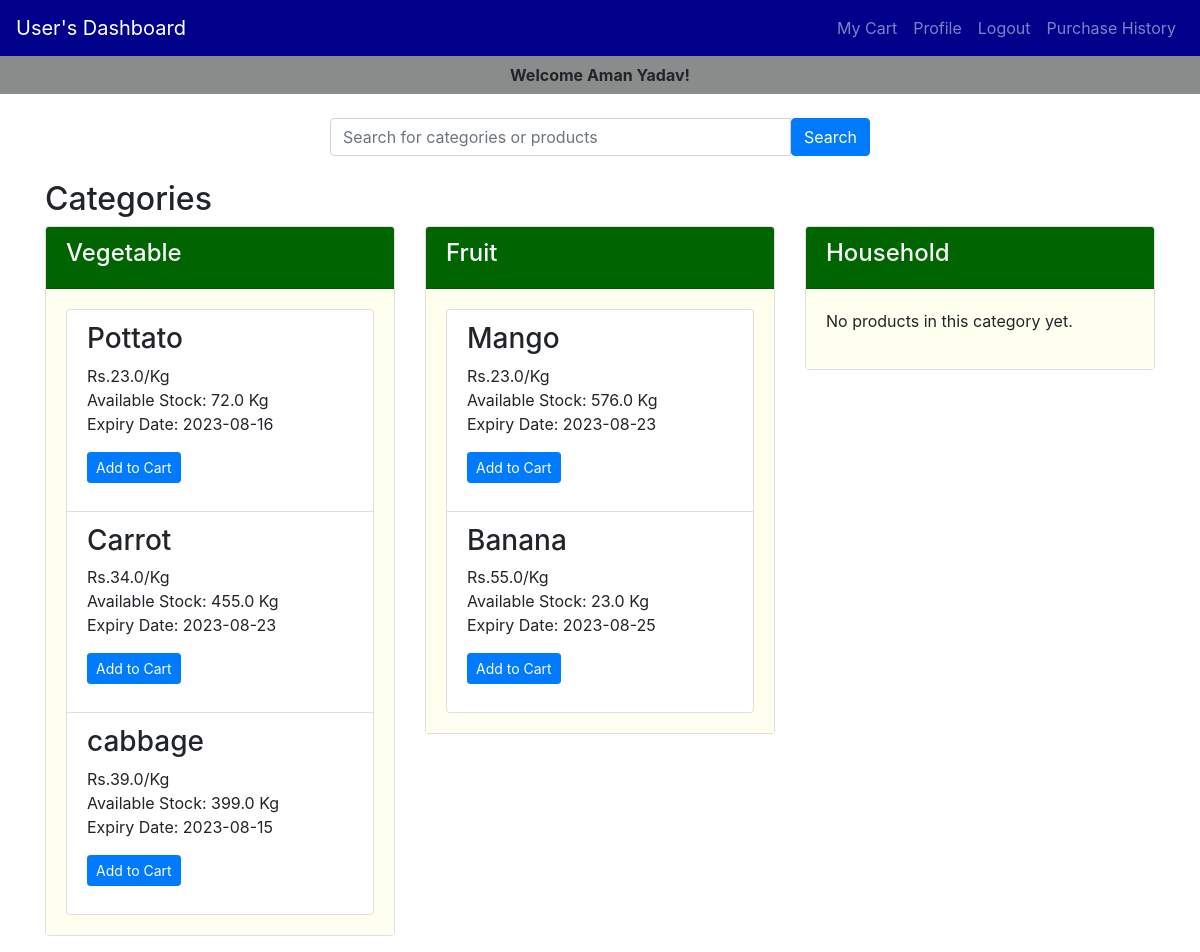
Screenshot of /user_dashboard (signed in) with the database file from the repository.
### yadav.py (models this page shows)
class User(db.Model):
    First_name=db.Column(db.String, nullable=False)
    Last_name=db.Column(db.String, nullable=True)
    email=db.Column(db.String,nullable=False, unique=True, primary_key=True)
    mobile_number=db.Column(db.String(10),nullable=False)
    username=db.Column(db.String(17),unique=True, nullable=False)
    Password=db.Column(db.String(17),nullable=False)

class Category(db.Model):
    id = db.Column(db.Integer, primary_key=True)
    name = db.Column(db.String(100), nullable=False)
    products = db.relationship('Product', backref='category', lazy=True)

class Product(db.Model):
    product_id = db.Column(db.Integer, primary_key=True)
    name = db.Column(db.String(100), nullable=False)
    unit=db.Column(db.String, nullable=False)
    price = db.Column(db.Float, nullable=False)
    exp=db.Column(db.String, nullable=False)
    stock = db.Column(db.Float,nullable=False)
    category_id = db.Column(db.Integer, db.ForeignKey('category.id',ondelete='CASCADE'), nullable=False)

### yadav.py (the view)
@app.route('/user_dashboard', methods=['GET', 'POST'])
def user_dashboard():
    user_id = session.get('user_id')
    if not user_id:
        return redirect(url_for('user_login'))
    user = User.query.get(user_id)
    if not user:
        return "User not found"
    if request.method == 'POST':
        query = request.form.get('query', '').strip()
        return redirect(url_for('search_reults', query=query))
    categories = Category.query.all()
    products = Product.query.all()
    return render_template('user_dashboard.html', user=user, categories=categories, products=products)

### Templates/user_dashboard.html (shortened to what this page needs)
<!DOCTYPE html>
<html lang="en">
<head>
    <link rel="stylesheet" href="https://maxcdn.bootstrapcdn.com/bootstrap/4.5.2/css/bootstrap.min.css">
</head>
<body>
    <nav class="navbar navbar-expand-lg navbar-dark " style="background-color:darkblue;">
        <a class="navbar-brand" href="#">User's Dashboard</a>
        <ul class="navbar-nav ml-auto">
            <li class="nav-item">
                <a class="nav-link" href="/my_cart">My Cart</a>
            </li>
            <li class="nav-item">
                <a class="nav-link" href="#">Profile</a>
            </li>
            <li class="nav-item">
                <a class="nav-link" href="/user_logout">Logout</a>
            </li>
            <li class="nav-item">
                <a class="nav-link" href="/purchasehistory">Purchase History</a>
            </li>
        </ul>
    </nav>
<div class="row justify-content-center " style="background-color:rgba(98, 99, 99, 0.74);padding:7px;"><b>Welcome {{user.First_name}} {{user.Last_name}}!</b></div>
<div class="container mt-4">
    <div class="row mt-4">
        <div class="col-md-6 offset-md-3">
            <form action="{{ url_for('search_results') }}" method="get" class="input-group">
                <input type="text" name="query" class="form-control" placeholder="Search for categories or products">
                <button type="submit" class="btn btn-primary">Search</button>
            </form>
        </div>
    </div>
</div>
<div class="container mt-4">
        <div class="row">
            <div class="col">
                <h2>Categories</h2>
            </div>
        </div>
        <div class="row">
            {% if categories %}
                {% for category in categories %}
                    <div class="col-md-4">
                        <div class="card mb-3">
                            <div class="card-header text-light " style="background-color: darkgreen;">
                                <h4>{{ category.name }}</h4>
                            </div>
                            <div class="card-body" style="background-color: ivory;">
                                {% if category.products %}
                                    <ul class="list-group">
                                        {% for product in category.products %}
                                            <li class="list-group-item">
                                                <h3>{{ product.name }}</h3>
                                                <p> Rs.{{ product.price }}/{{ product.unit }} <br>
                                                    {% if product.stock > 0 %}
                                                        Available Stock: {{ product.stock }} {{product.unit}}<br>
                                                        Expiry Date: {{product.exp}}
                                                        <p><a href="{{ url_for('add_cart', product_id=product.product_id)}}" class="btn btn-sm btn-primary">Add to Cart</a>
                                                    {% else %}
                                                        <span class="text-danger"><h5 style="color:red">Out of Stock</h5></span>
                                                    {% endif %}</p>
                                                </p>
                                            </li>
                                        {% endfor %}
                                    </ul>
                                {% else %}
                                    <p>No products in this category yet.</p>
                                {% endif %}
                            </div>
                        </div>
                    </div>
                {% endfor %}
            {% else %}
                <div class="col">
                    <p>No categories available.</p>
                </div>
            {% endif %}
        </div>
    </div>
</body>
</html>

### rows the page displays
User: First_name "Aman", Last_name "Yadav"
Category: name "Vegetable"
Product: name "Pottato", price "23.0", unit "Kg", stock "72.0", exp "2023-08-16"
Product: name "Carrot", price "34.0", unit "Kg", stock "455.0", exp "2023-08-23"
Product: name "cabbage", price "39.0", unit "Kg", stock "399.0", exp "2023-08-15"
Category: name "Fruit"
Product: name "Mango", price "23.0", unit "Kg", stock "576.0", exp "2023-08-23"
Product: name "Banana", price "55.0", unit "Kg", stock "23.0", exp "2023-08-25"
Category: name "Household", shows "No products in this category yet."
